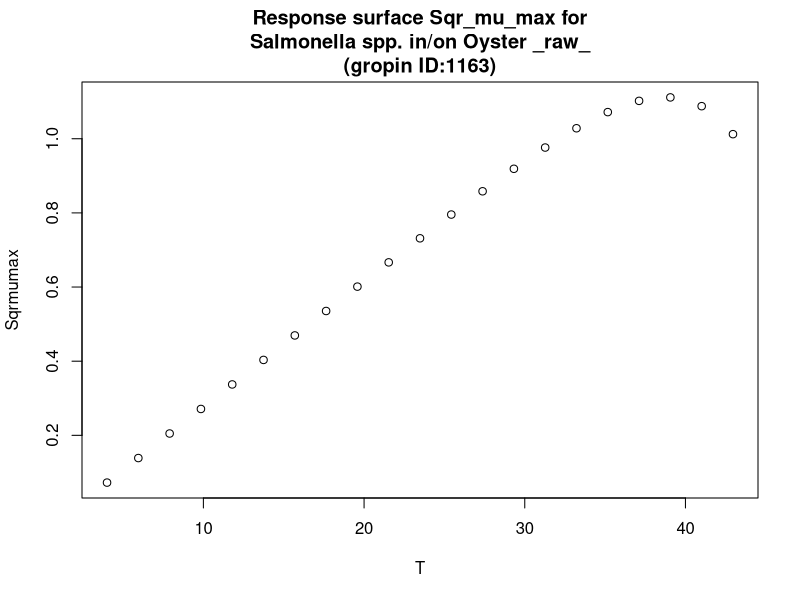

This figure's R source:
#############################
# start of Parameter script
#############################
T <- seq(4.004,42.957042957043,length.out=21)
#############################
# end of Parameter script
#############################
############################# 
# start of Model script Gropin ID 1163 
#############################
 
# constant coefficients for this model
 
variables <- data.frame(T)
argumentsPar <- unique.data.frame(expand.grid(variables))
 
# heart of the model
response_surface <- function(T) {
   mumax <-0.034*(T-1.87)*(1-exp(0.211*(T-49.07)))

	return(mumax=mumax)
} 

# output parameters
responseSurface <- cbind(argumentsPar,response_surface(argumentsPar['T']))
colnames(responseSurface) <- c(colnames(argumentsPar),'Sqrmumax')
#############################
# End of Model script
#############################
############################# 
# start of Visualisation script Gropin ID 1163 
#############################
titleText <-'Response surface Sqr_mu_max for
Salmonella spp. in/on Oyster _raw_
(gropin ID:1163)'
plot(T,responseSurface$'Sqrmumax',xlab='T',
                          ylab='Sqrmumax',main=titleText)
#############################
# End of Visualisation script
#############################
